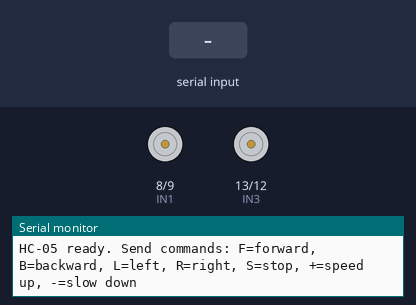
The sketch below on a simulated Arduino Uno, built with avr-gcc and run on an emulated ATmega328P. On the bench: motor-driver pin pairs drawn as motors (green arrow = first pin HIGH = forward, orange = second pin HIGH = backward, longer = more drive, scaled by the enable pin), the last lines printed to the serial monitor. The test bench sets the inputs (shaded band).

Above: at 1.2 s.
1.3 s: "F" received over Serial
At 2.5 s:
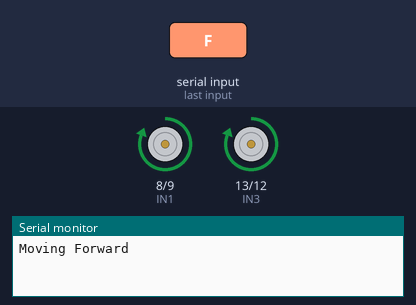
2.8 s: "B" received over Serial
At 3.7 s:
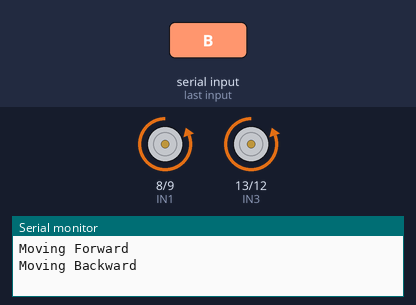
4.3 s: "L" received over Serial
At 4.9 s:
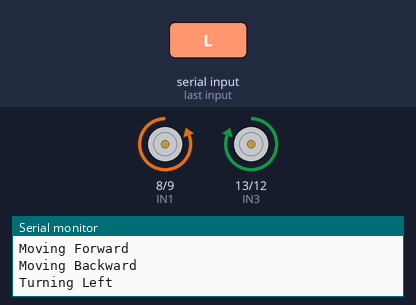
5.8 s: "R" received over Serial
At 7.2 s:
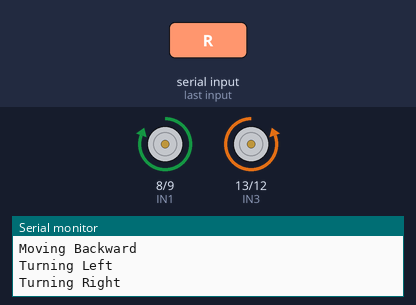
Timing chart, 0 to 8.3 s (numbered marks = the images above; inputs shaded):
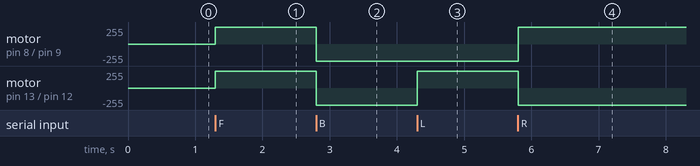

Measured:
- after the input at 1.3 s, motor on pin 8 (IN1) / pin 9 (IN2), motor on pin 13 (IN3) / pin 12 (IN4): stopped → forward 255/255 at once
- after the input at 2.8 s, motor on pin 8 (IN1) / pin 9 (IN2), motor on pin 13 (IN3) / pin 12 (IN4): forward 255/255 → backward 255/255 at once
- after the input at 4.3 s, motor on pin 13 (IN3) / pin 12 (IN4): backward 255/255 → forward 255/255 at once
- after the input at 5.8 s, motor on pin 8 (IN1) / pin 9 (IN2): backward 255/255 → forward 255/255 at once; motor on pin 13 (IN3) / pin 12 (IN4): forward 255/255 → backward 255/255 at once

The sketch:

wirelessBot.ino
```cpp
// Motor 1 control pins
const int IN1 = 8;
const int IN2 = 9;
const int ENA = 10;  // PWM capable pin

// Motor 2 control pins
const int IN3 = 13;
const int IN4 = 12;
const int ENB = 11;  // PWM capable pin

const int speed = 255; // Max speed

void setup() {
  // Set motor pins as outputs
  pinMode(IN1, OUTPUT);
  pinMode(IN2, OUTPUT);
  pinMode(ENA, OUTPUT);

  pinMode(IN3, OUTPUT);
  pinMode(IN4, OUTPUT);
  pinMode(ENB, OUTPUT);

  // Start serial communication (HC-05 connected to Arduino TX/RX)
  Serial.begin(9600);
  Serial.println("HC-05 ready. Send commands: F=forward, B=backward, L=left, R=right, S=stop, +=speed up, -=slow down");
}

void loop() {
  if (Serial.available() > 0) {
    char command = Serial.read();

    switch (command) {
      case 'F':
        Serial.println("Moving Forward");
        motorForward(speed);
        break;
      case 'B':
        Serial.println("Moving Backward");
        motorBackward(speed);
        break;
      case 'L':
        Serial.println("Turning Left");
        motorLeft(speed);
        break;
      case 'R':
        Serial.println("Turning Right");
        motorRight(speed);
        break;
      case 'S':
        Serial.println("Stopping");
        motorStop();
        break;
      case '+':
        Serial.println("Speed Up (not implemented, fixed max speed)");
        break;
      case '-':
        Serial.println("Speed Down (not implemented, fixed max speed)");
        break;
      default:
        Serial.println("Invalid command! Use F,B,L,R,S,+,-");
        break;
    }
  }
}

// Move both motors forward
void motorForward(int spd) {
  digitalWrite(IN1, HIGH);
  digitalWrite(IN2, LOW);
  analogWrite(ENA, spd);

  digitalWrite(IN3, HIGH);
  digitalWrite(IN4, LOW);
  analogWrite(ENB, spd);
}

// Move both motors backward
void motorBackward(int spd) {
  digitalWrite(IN1, LOW);
  digitalWrite(IN2, HIGH);
  analogWrite(ENA, spd);

  digitalWrite(IN3, LOW);
  digitalWrite(IN4, HIGH);
  analogWrite(ENB, spd);
}

// Turn left (Motor1 backward, Motor2 forward)
void motorLeft(int spd) {
  digitalWrite(IN1, LOW);
  digitalWrite(IN2, HIGH);
  analogWrite(ENA, spd);

  digitalWrite(IN3, HIGH);
  digitalWrite(IN4, LOW);
  analogWrite(ENB, spd);
}

// Turn right (Motor1 forward, Motor2 backward)
void motorRight(int spd) {
  digitalWrite(IN1, HIGH);
  digitalWrite(IN2, LOW);
  analogWrite(ENA, spd);

  digitalWrite(IN3, LOW);
  digitalWrite(IN4, HIGH);
  analogWrite(ENB, spd);
}

// Stop both motors
void motorStop() {
  digitalWrite(IN1, LOW);
  digitalWrite(IN2, LOW);
  analogWrite(ENA, 0);

  digitalWrite(IN3, LOW);
  digitalWrite(IN4, LOW);
  analogWrite(ENB, 0);
}
```
